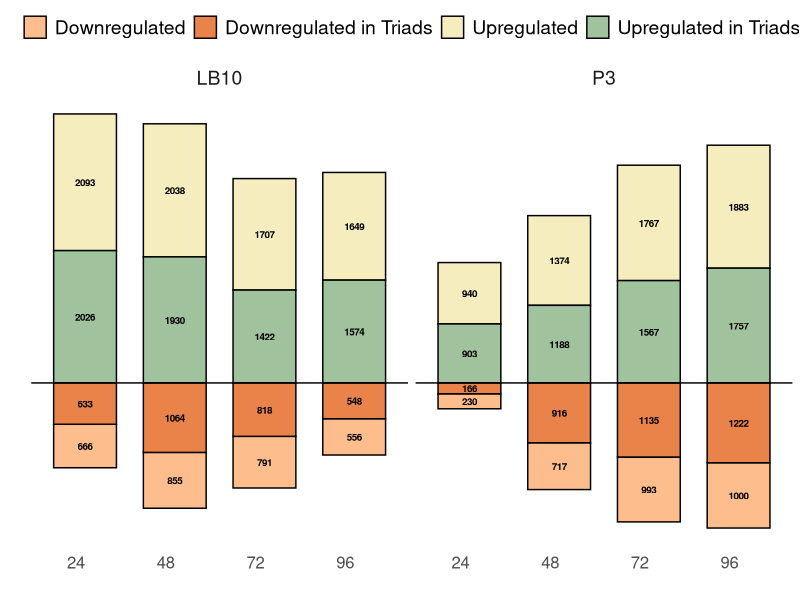
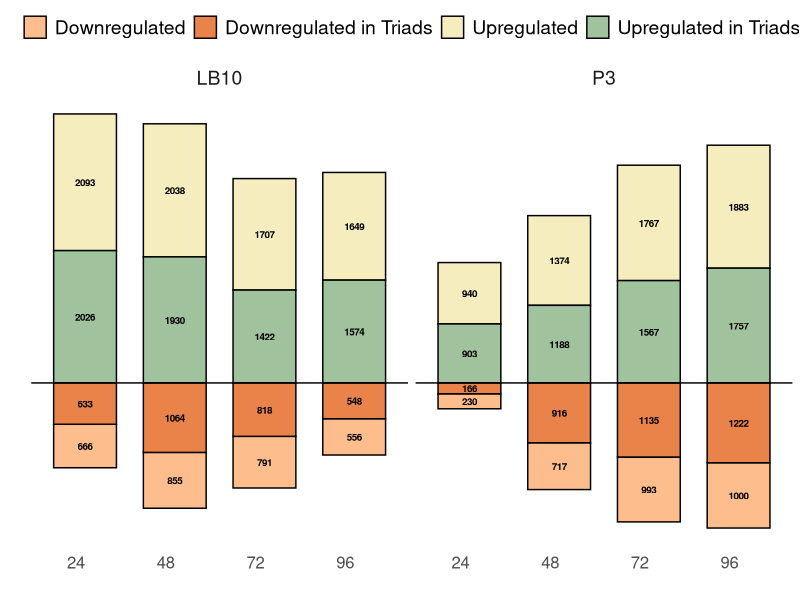

R code for these plots, in order:
# Load library
library(tidyverse)
library(ggplot2)

# Load data
triad_data <- data.frame(
  treatment = c(rep('LB10', 4), rep('P3', 4)),
  timepoint = c(24, 48, 72, 96, 24, 48, 72, 96),
  up = c(4119, 3968, 3129, 3223, 1843, 2562, 3334, 3640),
  up_triad = c(2026, 1930, 1422, 1574, 903, 1188, 1567, 1757),
  down = c(1299, 1919, 1609, 1104, 396, 1633, 2128, 2222),
  down_triad = c(633, 1064, 818, 548, 166, 916, 1135, 1222)
)

# Reshape for figuring plot
datapoint <- triad_data %>%
  transmute(
    treatment, timepoint, up_triad, down_triad,
    up_other = up - up_triad,
    down_other = down - down_triad
  ) %>%
  pivot_longer(
    cols = c(up_other, up_triad, down_other, down_triad),
    names_to = 'category',
    values_to = 'count'
  ) %>%
  mutate(
    count = ifelse(str_detect(category, 'down'), -count, count),
    timepoint = as.factor(timepoint),
    category = factor(
      category,
      levels = c('down_other', 'down_triad', 'up_other', 'up_triad')
    )
  )

head(datapoint)

# Plotting
category_color <- c(
  "up_other" = "#f5edbe",
  "up_triad" = "#a0c29c",  
  "down_other" = "#fdbd8c",
  "down_triad" = "#e9834a"
)

triad_plot <- ggplot(datapoint, aes(x = timepoint, y = count, fill = category)) +
  geom_bar(stat = "identity", width = 0.7, color = 'black') +
  geom_text(
    aes(label = abs(count)),
    position = position_stack(vjust = 0.5),
    size = 2.5,
    color = 'black',
    fontface = 'bold'
  ) +
  facet_wrap(~treatment, nrow = 1, scales = "free_x") +
  scale_fill_manual(
    values = category_color,
    labels = c(
      "up_other" = "Upregulated",
      "up_triad" = "Upregulated in Triads",
      "down_other" = "Downregulated",
      "down_triad" = "Downregulated in Triads"
    ),
    name = NULL
  ) +
  labs(
    x = "",
    y = ""
  ) +
  theme_minimal(base_size = 11) +
  theme(
    strip.text = element_text(size = 14),
    strip.background.x = element_blank(),
    legend.text = element_text(size = 14),
    axis.text = element_text(size = 12),
    panel.grid.major = element_blank(),
    panel.grid.minor = element_blank(),
    axis.ticks.y = element_blank(),
    axis.text.y = element_blank(),
    axis.text.x = element_text(hjust = 1),
    strip.background = element_rect(fill = "#ffffff"),
    legend.position = "top"
  ) +
  geom_hline(yintercept = 0, color = "black")

triad_plot

ggsave(triad_plot, file = 'fig1/figs/triad_plot.svg', height = 5, width = 12, dpi = 600)
